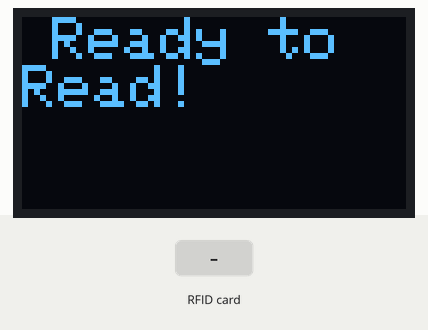
Simulated run of this sketch. Board: Arduino Uno, built with avr-gcc and run on an emulated ATmega328P. Parts: 128×64 one-colour display. The inputs (shaded band) are chosen by the test bench. What the sketch prints to the serial monitor is not drawn.

Above: at 1.3 s.
1.4 s: RFID card 5E 7A 19 C4 held to the reader
At 2.4 s:
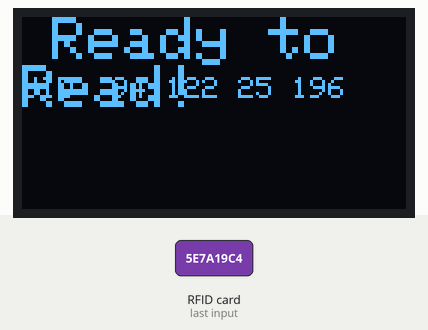
3.0 s: RFID card 5E 7A 19 C4 held to the reader
At 3.08 s:
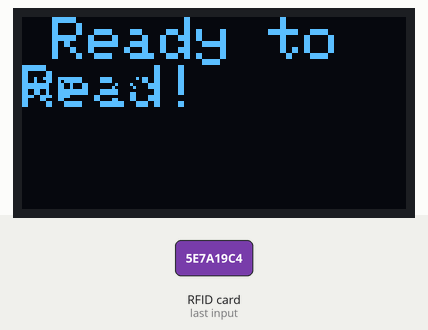
Timing chart, 0 to 6.0 s (numbered marks = the images above; inputs shaded):
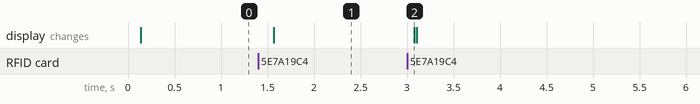

The sketch:

RFID_demo.ino
```cpp
#include <MFRC522.h>
#include <Adafruit_GFX.h>
#include <Adafruit_SSD1306.h>
#include <SPI.h>


#define OLED_RESET 4
Adafruit_SSD1306 display(OLED_RESET);

#define SS_PIN 10
#define RST_PIN 9

MFRC522 rfid(SS_PIN, RST_PIN); // Instance of the class

MFRC522::MIFARE_Key key;

int sampleCard[] = {69, 141, 8, 136}; //This is the stored UID
int codeRead = 0;
int uidHolder =  0;
String uidString;
void setup() {

  Serial.begin(9600);
  SPI.begin(); // Init SPI bus
  rfid.PCD_Init(); // Init MFRC522

  display.begin(SSD1306_SWITCHCAPVCC, 0x3D);  // initialize with the I2C addr 0x3D (for the 128x64)

  // Clear the buffer.
  display.clearDisplay();
  display.display();
  display.setTextColor(WHITE); // or BLACK);
  display.setTextSize(2);
  display.setCursor(10, 0);
  display.print("Ready to Read!");
  display.display();

}

void loop() {
  if (  rfid.PICC_IsNewCardPresent())
  {
    readRFID();
  }
  delay(100);

}

void readRFID()
{

  rfid.PICC_ReadCardSerial();
  Serial.print(F("\nPICC type: "));
  MFRC522::PICC_Type piccType = rfid.PICC_GetType(rfid.uid.sak);
  Serial.println(rfid.PICC_GetTypeName(piccType));

  // Check is the PICC of Classic MIFARE type
  if (piccType != MFRC522::PICC_TYPE_MIFARE_MINI &&
      piccType != MFRC522::PICC_TYPE_MIFARE_1K &&
      piccType != MFRC522::PICC_TYPE_MIFARE_4K) {
    Serial.println(F("Your tag is not of type MIFARE Classic."));
    return;
  }

  clearUID();

  Serial.println("Scanned PICC's UID:");
  printDec(rfid.uid.uidByte, rfid.uid.size);

  uidString = String(rfid.uid.uidByte[0]) + " " + String(rfid.uid.uidByte[1]) + " " + String(rfid.uid.uidByte[2]) + " " + String(rfid.uid.uidByte[3]);

  printUID();

  int i = 0;
  boolean match = true;
  while (i < rfid.uid.size)
  {
    if (!(rfid.uid.uidByte[i] == sampleCard[i]))
    {
      match = false;
    }
    i++;
  }

  if (match)
  {
    Serial.println("\nI know this card!");
    printUnlockMessage();
    Serial.print(uidString);
    Serial.print(": ");
    Serial.print(uidHolder);
    Serial.println("[name of cardholder, will be inserted when cards are  assigned]");
  } else
  {
    Serial.println("\nUnknown Card");
  }


  // Halt PICC
  rfid.PICC_HaltA();

  // Stop encryption on PCD
  rfid.PCD_StopCrypto1();
}

void printDec(byte *buffer, byte bufferSize) {
  for (byte i = 0; i < bufferSize; i++) {
    Serial.print(buffer[i] < 0x10 ? " 0" : " ");
    Serial.print(buffer[i], DEC);
  }
}

void clearUID()
{
  display.setTextColor(BLACK); // or BLACK);
  display.setTextSize(1);
  display.setCursor(30, 20);
  display.print(uidString);
  display.display();
}

void printUID()
{
  display.setTextColor(WHITE); // or BLACK);
  display.setTextSize(1);
  display.setCursor(0, 20);
  display.print("UID: ");
  display.setCursor(30, 20);
  display.print(uidString);
  display.display();
}

void printUnlockMessage()
{
  display.display();
  display.setTextColor(BLACK); // or BLACK);
  display.setTextSize(2);
  display.setCursor(10, 0);
  display.print("PLACE CARD ON READER");
  display.display();

  display.setTextColor(WHITE); // or BLACK);
  display.setTextSize(2);
  display.setCursor(10, 0);
  display.print("CARD READ");
  display.display();

  delay(2000);

  display.setTextColor(BLACK); // or BLACK);
  display.setTextSize(2);
  display.setCursor(10, 0);
  display.print("Request successfully sent!");

  display.setTextColor(WHITE); // or BLACK);
  display.setTextSize(2);
  display.setCursor(10, 0);
  display.print("PLACE CARD ON READER");
  display.display();
}
```

Measured:
- after the input at 1.4 s, the display: changes after 0.17 s (image 1)
- after the input at 3.0 s, the display: changes after 0.08 s (image 2)
